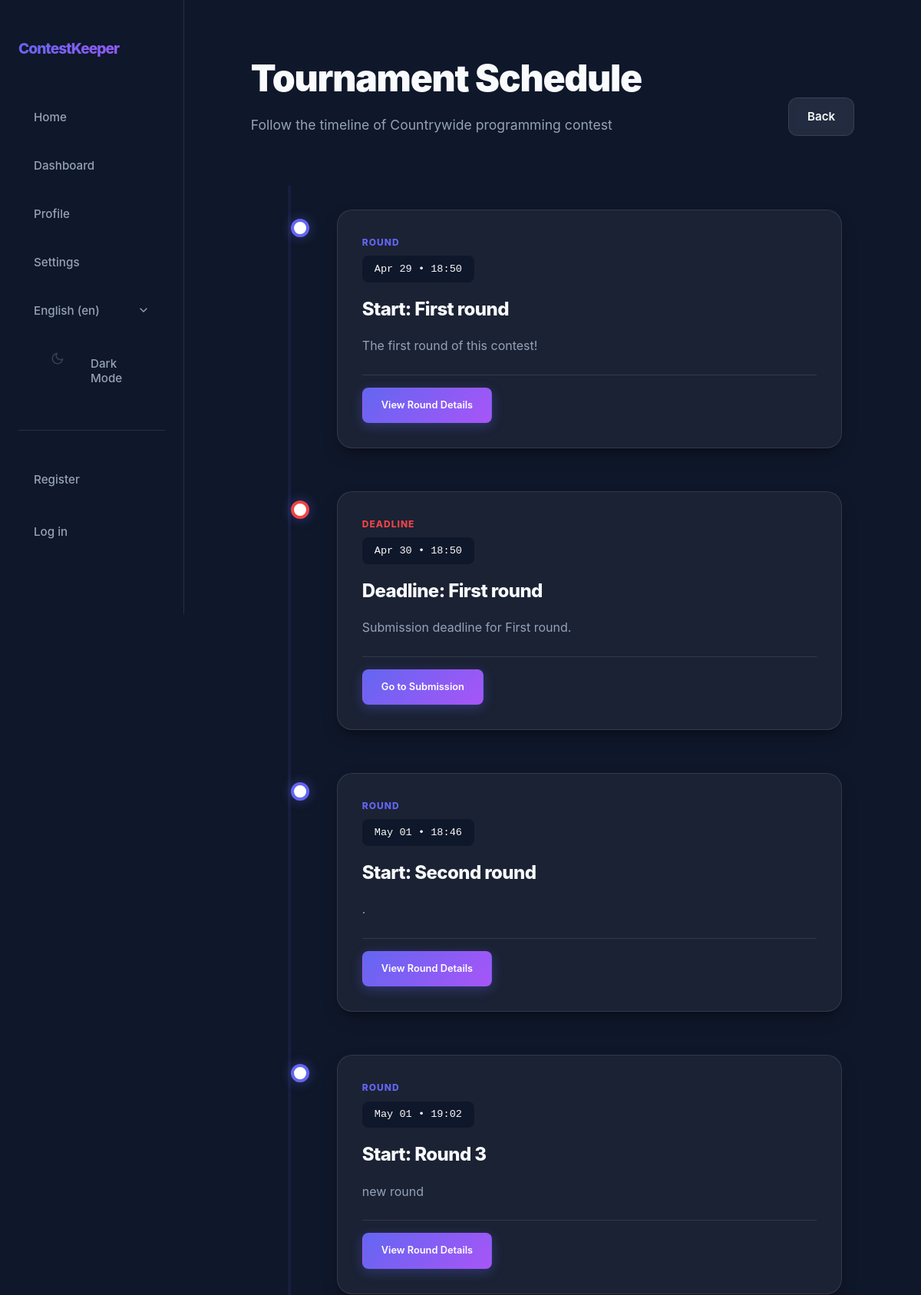
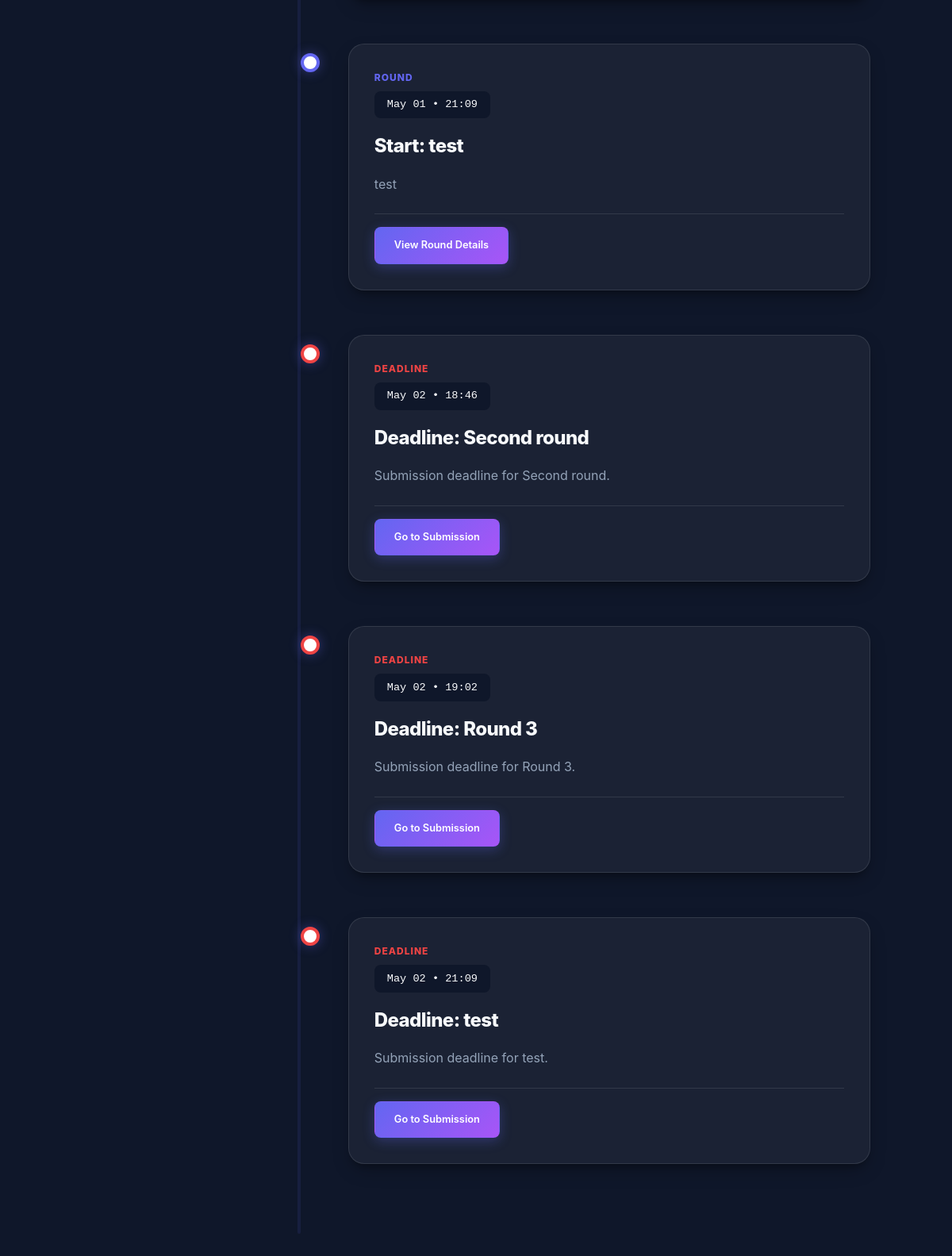
/en/contests/16/schedule/, run on the app's committed database (2 pictures, top to bottom).
### app/models.py (models this page shows, shortened)
class Contest(models.Model):
    class Status(models.TextChoices):
        DRAFT = "DRAFT", _("Draft")
        REGISTRATION = "REGISTRATION", _("Registration")
        RUNNING = "RUNNING", _("Running")
        FINISHED = "FINISHED", _("Finished")
    name = models.CharField(_("Name"), max_length=100)
    description = models.TextField(_("Description"), max_length=500)
    registration_start = models.DateTimeField(_("Registration Start"), null=True, blank=True)
    registration_end = models.DateTimeField(_("Registration End"), null=True, blank=True)
    start_date = models.DateTimeField(_("Start Date"))
    end_date = models.DateTimeField(_("End Date"))
    max_teams = models.PositiveIntegerField(_("Max Teams"), null=True, blank=True)
    format = models.CharField(_("Format"), max_length=50, blank=True, help_text=_("e.g. Online, Onsite, Hybrid"))
    organizer = models.ForeignKey(User, on_delete=models.CASCADE, related_name="organized_contests", null=True, blank=True, verbose_name=_("Organizer"))
    status = models.CharField(_("Status"), choices=Status.choices, default=Status.DRAFT)
    is_draft = models.BooleanField(_("Is Draft"), default=True)
    jurys = models.ManyToManyField(User, related_name="judged_contests", blank=True)
    participants = models.ManyToManyField(User, related_name="participated_contests", blank=True)
    teams = models.ManyToManyField(Team, related_name="teams_in_contests", blank=True)

class ScheduleEvent(models.Model):
    class EventType(models.TextChoices):
        ROUND = "ROUND", _("Round")
        DEADLINE = "DEADLINE", _("Deadline")
        WORKSHOP = "WORKSHOP", _("Workshop")
        OTHER = "OTHER", _("Other")
    contest = models.ForeignKey(Contest, on_delete=models.CASCADE, related_name="schedule_events", verbose_name=_("Contest"))
    title = models.CharField(_("Title"), max_length=200)
    description = models.TextField(_("Description"), blank=True)
    start_time = models.DateTimeField(_("Start Time"))
    end_time = models.DateTimeField(_("End Time"), null=True, blank=True)
    event_type = models.CharField(_("Event Type"), max_length=20, choices=EventType.choices, default=EventType.ROUND)
    round = models.ForeignKey(Round, on_delete=models.CASCADE, related_name="schedule_events", null=True, blank=True, verbose_name=_("Round"))
    order = models.PositiveIntegerField(default=0)
    class Meta:
        ordering = ["start_time", "order"]

### app/views/views_analytics.py (the view)
# urls.py: path("<int:pk>/schedule/",                  views.ScheduleView.as_view(),           name="schedule"),
class ScheduleView(ContestContextMixin, ListView):
    model = ScheduleEvent
    template_name = "app/schedule/schedule.html"
    context_object_name = "events"
    def get_queryset(self):
        return ScheduleEvent.objects.filter(contest=self.contest).order_by("start_time", "order")

### app/context_processors.py (called while the page is built)
def notification_count(request):
    if request.user.is_authenticated:
        return {
            'unread_notification_count': request.user.notifications.filter(is_read=False).count()
        }
    return {'unread_notification_count': 0}

### app/views/views_base.py (called while the page is built)
    def dispatch(self, request, *args, **kwargs):
        self.contest = get_object_or_404(Contest, pk=kwargs["pk"])
        return super().dispatch(request, *args, **kwargs)

    def get_context_data(self, **kwargs):
        context = super().get_context_data(**kwargs)
        context["contest"] = self.contest
        return context

### app/templates/app/schedule/schedule.html (shortened to what this page needs)
{% extends 'app/core/base.html' %}
{% load static i18n %}
{% block extra_css %}
<link rel="stylesheet" href="{% static 'css/schedule/schedule.css' %}">
{% endblock %}
{% block content %}
<div class="container py-5">
    <div class="div-005">
        <div>
            <h1 class="h1-001">{% trans 'Tournament Schedule' %}</h1>
            <p class="p-001">{% blocktrans with name=contest.name %}Follow the timeline of {{ name }}{% endblocktrans %}
            </p>
        </div>
        <div class="div-001">
            <a href="{% url 'contest_detail' contest.pk %}" class="btn btn-secondary button-001">{% trans 'Back' %}</a>
        </div>
    </div>
    <div class="timeline-container">
        <div class="timeline-line"></div>
        {% for event in events %}
        <div class="timeline-item" style="animation-delay: {{ forloop.counter0|add:0.1 }}s">
            <div class="timeline-dot dot-{{ event.event_type }}"></div>
            <div class="glass-card">
                <div class="event-type-label type-{{ event.event_type }}">{{ event.get_event_type_display }}</div>
                <div class="time-badge">
                    {{ event.start_time|date:"M d • H:i" }}
                </div>
                <div class="div-003">
                    <h2 class="h2-001">{{ event.title }}</h2>
                </div>
                {% if event.description %}
                <p class="p-002">{{ event.description|linebreaksbr }}</p>
                {% endif %}
                {% if event.round %}
                <div class="div-004">
                    <a href="{% if user == contest.organizer %}{% url 'round_detail' contest.pk event.round.id %}{% else %}{% url 'round_detail_team' contest.pk event.round.id %}{% endif %}" class="btn btn-sm btn-primary a-001">
                        {% if event.event_type == 'DEADLINE' %}
                        {% trans "Go to Submission" %}
                        {% else %}
                        {% trans "View Round Details" %}
                        {% endif %}
                    </a>
                </div>
                {% endif %}
            </div>
        </div>
        {% endfor %}
    </div>
</div>
{% endblock %}

### app/static/css/core/common.css (style rules this page uses)
:root { --nav-width: 260px; --primary: #6366f1; --primary-rgb: 99, 102, 241; --primary-hover: #4f46e5; --secondary: #a855f7; --bg-dark: #0f172a; --bg-card: var(--glass-light); --text-main: #f8fafc; --text-muted: #94a3b8; --border: rgba(var(--white-rgb), 0.1); --glass: var(--glass-light); --glass-hover: rgba(var(--white-rgb), 0.1); --bg-card-hover: rgba(var(--bg-dark-rgb), 0.95); --input-bg: var(--bg-navy-medium); --input-bg-focus: var(--bg-navy-solid); --input-text: #ffffff; --shadow-lg: 0 10px 25px -5px var(--shadow-intensity-dark), 0 8px 10px -6px var(--shadow-intensity-dark); --success: #22c55e; --success-rgb: 34, 197, 94; --error: #ef4444; --error-rgb: 239, 68, 68; --warning: #f59e0b; --warning-rgb: 245, 158, 11; --info: #3b82f6; --info-rgb: 59, 130, 246; --slate-rgb: 148, 163, 184; --white-rgb: 255, 255, 255; --black-rgb: 0, 0, 0; --bg-primary-tint: rgba(var(--primary-rgb), 0.1); --bg-success-tint: rgba(var(--success-rgb), 0.15); --bg-error-tint: rgba(var(--error-rgb), 0.15); --bg-warning-tint: rgba(var(--warning-rgb), 0.15); --bg-info-tint: rgba(var(--info-rgb), 0.15); --bg-slate-tint: rgba(var(--slate-rgb), 0.15); --overlay-subtle: rgba(var(--black-rgb), 0.05); --overlay-medium: rgba(var(--black-rgb), 0.1); --glass-light: rgba(var(--white-rgb), 0.05); --glass-medium: rgba(var(--white-rgb), 0.3); --glass-border-light: rgba(var(--white-rgb), 0.1); --shadow-brand: var(--shadow-brand); --primary-subtle: rgba(var(--primary-rgb), 0.1); --primary-medium: rgba(var(--primary-rgb), 0.3); --primary-strong: rgba(var(--primary-rgb), 0.4); --bg-dark-rgb: 15, 23, 42; --bg-navy-soft: rgba(var(--bg-dark-rgb), 0.4); --bg-navy-medium: rgba(var(--bg-dark-rgb), 0.6); --bg-navy-solid: rgba(var(--bg-dark-rgb), 0.8); --shadow-intensity-dark: rgba(var(--black-rgb), 0.3); --shadow-faint: rgba(var(--black-rgb), 0.06); --glass-solid-light: rgba(var(--white-rgb), 0.85); --glass-solid-ultra: rgba(var(--white-rgb), 0.95); --white-alpha-02: rgba(var(--white-rgb), 0.02); --white-alpha-03: rgba(var(--white-rgb), 0.03); --white-alpha-07: rgba(var(--white-rgb), 0.07); --white-alpha-20: rgba(var(--white-rgb), 0.20); --hex-primary-1: var(--primary); --hex-primary-2: var(--primary); --hex-indigo-alt: var(--primary); --hex-primary-light: var(--bg-primary-tint); --hex-primary-lightest: var(--bg-primary-tint); --hex-primary-dark: var(--primary-hover); --hex-success-1: var(--success); --hex-success-2: var(--success); --hex-success-3: var(--success); --hex-success-4: var(--success); --hex-success-light: var(--bg-success-tint); --hex-success-dark: var(--success); }
@media (max-width: 1200px) { :root { --nav-width: 240px; } }
* { margin: 0; box-sizing: border-box; }
html { overflow-x: clip; font-size: clamp(16px, 1vw, 5vw); }
body { background-color: var(--bg-dark); color: var(--text-main); font-family: "Inter", -apple-system, BlinkMacSystemFont, "Segoe UI", Roboto, Helvetica, Arial, sans-serif; line-height: 1.6; min-height: 100vh; overflow-x: clip; }
.container { width: min(1280px, 95%); margin: 0 auto; padding: clamp(1rem, 5vw, 2.5rem); }
h1, h2, h3 { color: var(--text-main); letter-spacing: -0.025em; }
.btn { display: inline-flex; align-items: center; justify-content: center; padding: 0.75rem 1.5rem; border-radius: 0.75rem; font-weight: 600; font-size: 0.95rem; font-family: inherit; text-decoration: none; transition: all 0.2s ease; cursor: pointer; border: 1px solid transparent; gap: 0.5rem; }
.btn-primary { background: linear-gradient(135deg, var(--primary) 0%, var(--secondary) 100%); color: white; box-shadow: 0 4px 15px var(--primary-medium); }
.btn-secondary { background: var(--bg-slate-tint); color: var(--text-main); border: 1px solid var(--border); backdrop-filter: blur(4px); }

### app/static/css/core/nav.css (style rules this page uses)
body { margin: 0; min-height: 100vh; }

### data on the page
ScheduleEvent: event_type "ROUND", start_time "Apr 29 • 18:50", title "Start: First round", description "The first round of this contest!"
ScheduleEvent: event_type "DEADLINE", start_time "Apr 30 • 18:50", title "Deadline: First round", description "Submission deadline for First round."
ScheduleEvent: event_type "ROUND", start_time "May 01 • 18:46", title "Start: Second round", description "."
ScheduleEvent: event_type "ROUND", start_time "May 01 • 19:02", title "Start: Round 3", description "new round"
ScheduleEvent: event_type "ROUND", start_time "May 01 • 21:09", title "Start: test", description "test"
ScheduleEvent: event_type "DEADLINE", start_time "May 02 • 18:46", title "Deadline: Second round", description "Submission deadline for Second round."
ScheduleEvent: event_type "DEADLINE", start_time "May 02 • 19:02", title "Deadline: Round 3", description "Submission deadline for Round 3."
ScheduleEvent: event_type "DEADLINE", start_time "May 02 • 21:09", title "Deadline: test", description "Submission deadline for test."

### other printed values
form field language "English (en)"
